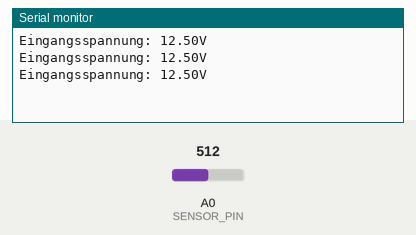
This sketch was run on a simulated Arduino Uno, built with avr-gcc and run on an emulated ATmega328P. Parts: the last lines printed to the serial monitor. Inputs (shaded band) come from the test bench; at power-on: A0 (SENSOR_PIN) = 512.

Above: at 1.3 s.
1.4 s: A0 (SENSOR_PIN) set to 716
At 1.9 s:
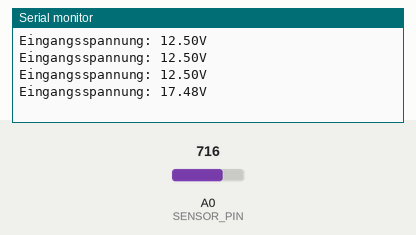
2.9 s: A0 (SENSOR_PIN) set to 900
At 3.4 s:
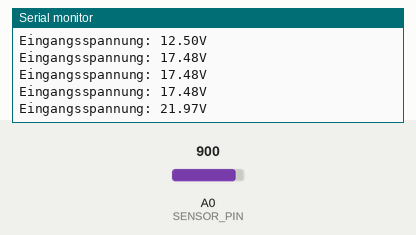
Timing chart, 0 to 5.9 s (numbered marks = the images above; inputs shaded):
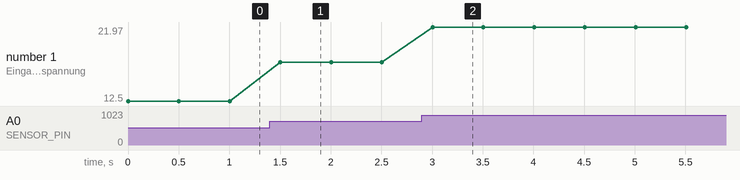

Measured:
- after the input at 1.4 s, the serial monitor: prints a new line after 0.10 s (image 1)
- after the input at 2.9 s, the serial monitor: prints a new line after 0.10 s (image 2)
- plotted number 1: 12.5 → 17.48 after the input at 1.4 s, 17.48 → 21.97 after the input at 2.9 s

The sketch:

voltage.ino
```cpp
// define PINs
#define SENSOR_PIN        A0
#define OPERATING_VOLTAGE 5.0f
const float R1 = 30000.0f; // resistance one as port of the sensor
const float R2 = 7500.0f;  // resistance two as part of the sensor
const float MAX_VIN = OPERATING_VOLTAGE;

void setup(){
   Serial.begin(9600);

   pinMode(SENSOR_PIN, INPUT);
}

void loop(){
  float vin = analogRead(SENSOR_PIN) * (MAX_VIN / 1024.0f);
  // U = (U2 * (R1 + R2)) / R2
  float valc = (vin * (R1 + R2)) / R2;

  Serial.print("Eingangsspannung: ");
  Serial.print(valc, 2);
  Serial.println("V");

  delay(500);
}
```
